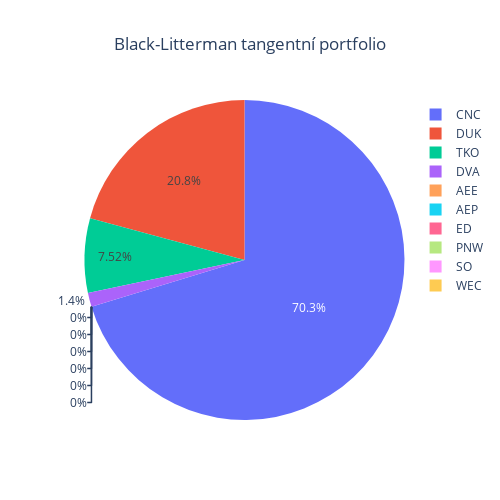

Notebook source saved alongside this figure:
### Code cell
weightsBLTangent = blackLittermanAbsoluteViewsMaxSharpe(prices = prices, views = views)
weightsPlot(weightsBLTangent, title = "Black-Litterman tangentní portfolio")

### Figure 1 — Plotly figure (JSON) as saved in the notebook; plotly's stock layout.template omitted (floating-point values rounded to 4 significant figures)
{"data": [{"labels": ["AEE", "AEP", "CNC", "DUK", "DVA", "ED", "PNW", "SO", "TKO", "WEC"], "type": "pie", "values": [0, 0, 0.7029, 0.2079, 0.01403, 0, 0, 0, 0.07524, 0]}], "layout": {"height": 500, "title": {"text": "Black-Litterman tangentní portfolio", "x": 0.5}, "width": 500}}
